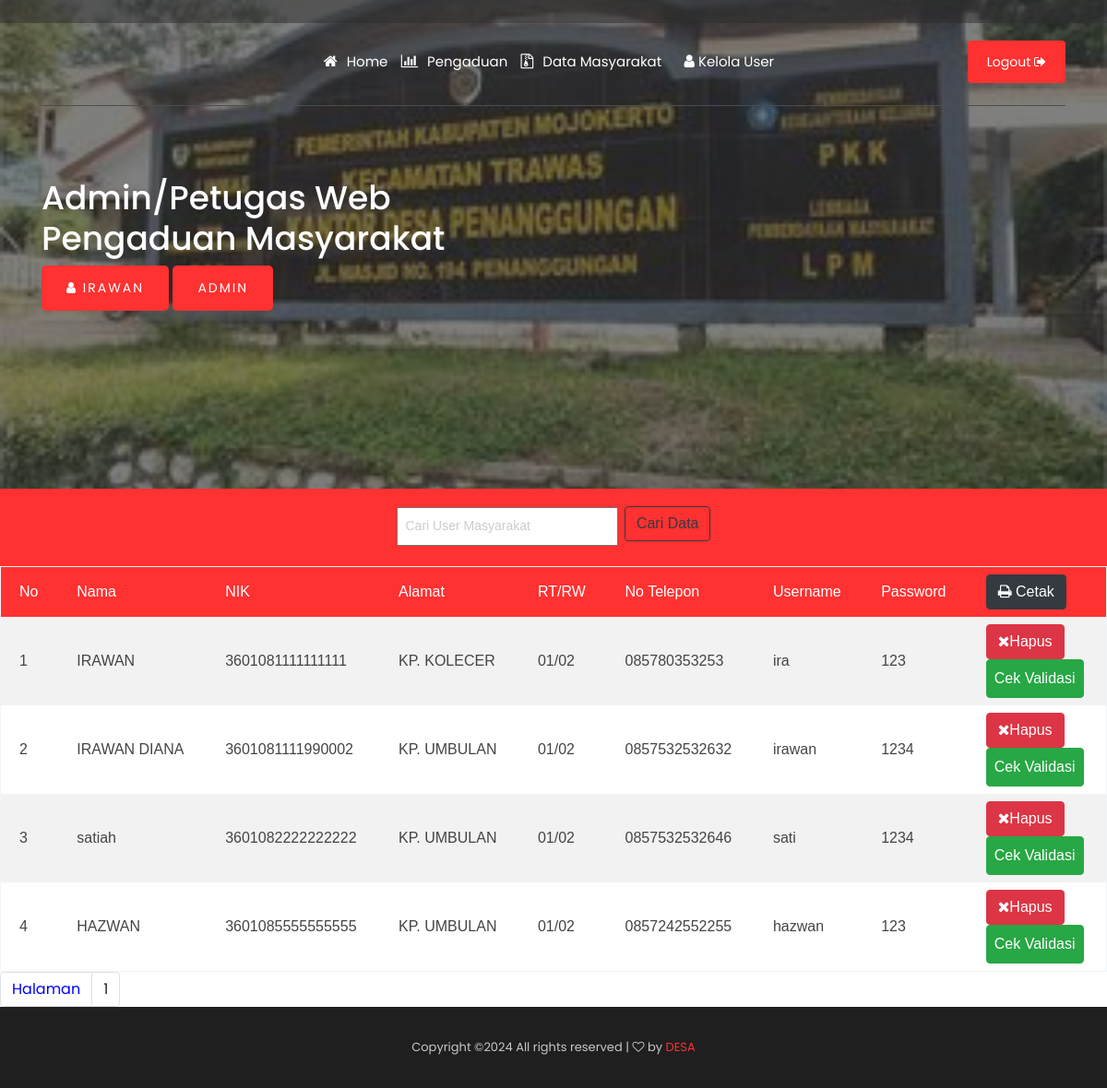
The page /user_masarakat.php (signed in) on the database its author committed.
### tables this page shows
CREATE TABLE `masyarakat` (
  `nik` char(16) NOT NULL,
  `nama` varchar(35) NOT NULL,
  `alamat` text NOT NULL,
  `rt_rw` varchar(20) NOT NULL,
  `username` varchar(25) NOT NULL,
  `password` varchar(32) NOT NULL,
  `tlp` varchar(13) NOT NULL
);

### user_masarakat.php (the view, shortened to what this page needs)
<?php
include 'koneksi.php';
if(!isset ($_SESSION['nama_petugas'])){
	header ("location: index.php");
	}else{
?>
<!doctype html>
<html class="no-js" lang="zxx">
<head>
   <link rel="stylesheet" href="css/bootstrap.min.css">
    <link rel="stylesheet" href="css/owl.carousel.min.css">
    <link rel="stylesheet" href="css/magnific-popup.css">
    <link rel="stylesheet" href="css/font-awesome.min.css">
    <link rel="stylesheet" href="css/style.css">
</head>
<body>
    <header>
        <div class="header-area ">
            <div class="header-top_area d-none d-lg-block">
                <div class="container">
                    <div class="row">
                        <div class="col-xl-6 col-md-6 ">
                        </div>
                        <div class="col-xl-6 col-md-6">
                        </div>
                    </div>
                </div>
            </div>
            <div id="sticky-header" class="main-header-area">
                <div class="container">
                    <div class="header_bottom_border">
                        <div class="row align-items-center">
                            <div class="col-xl-3 col-lg-2">
                                <div class="logo">
                                </div>
                            </div>
                            <div class="col-xl-6 col-lg-7">
                                <div class="main-menu  d-none d-lg-block">
                                    <nav>
                                        <ul id="navigation">
<?php
$level = $_SESSION ['level'] == 'petugas';
if ($level == 'petugas') {
?>
                                     <i class="fa fa-home" style="color:white"><li><a class="active" href="admin_petugas.php">Home</a></li></i>
                                     <i class="fa fa-bar-chart" style="color:white"><li><a class="active" href="data_pengaduan_petugas.php">Pengaduan</a></li></i>
                                     <i class="fa fa-file-archive-o" style="color:white"><li><a class="active" href="data_masarakat.php">Data Masyarakat</a></li></i>
                                    <?php }else{ ?>
                                     <i class="fa fa-home" style="color:white"><li><a class="active" href="admin_petugas.php">Home</a></li></i>
                                     <i class="fa fa-bar-chart" style="color:white"><li><a class="active" href="data_pengaduan.php">Pengaduan</a></li></i>
                                     <i class="fa fa-file-archive-o" style="color:white"><li><a class="active" href="data_masarakat.php">Data Masyarakat</a></li></i>
                                     <li><i class="fa fa-user" style="color:white"> <a href="#">Kelola User<i class="ti-angle-down"></i></a></i>
                                            </li>
                                     <?php } ?>
</ul>
             </nav>
                                </div>
                            </div>
                            <div class="col-xl-3 col-lg-3 d-none d-lg-block">
                                <div class="Appointment">
                                    <div class="book_btn d-none d-lg-block">
                                        <a href="logout.php" onclick="return confirm('Yakin Ingin Logout?')">Logout <i class="fa fa-sign-out"></i></a>
                                    </div>
                                </div>
                            </div>
                            <div class="col-12">
                            </div>
                        </div>
                    </div>
                </div>
            </div>
        </div>
    </header>
    <div class="slider_area2">
        <div class="slider_active owl-carousel">
            <div class="single_slider  d-flex align-items-center slider_bg_2 overlay2">
                <div class="container">
                    <div class="row">
                        <div class="col-xl-12">
             <div class="slider_text ">
                                <h1 style="color:white">Admin/Petugas Web<br>
                                    Pengaduan Masyarakat</h1>
                                <div class="video_service_btn">
                                    <a href="#" class="boxed-btn3" style="text-transform: uppercase;"><i class="fa fa-user"></i> <?php echo $_SESSION['nama_petugas']?></a>
                                    <a href="#" class="boxed-btn3" style="text-transform: uppercase;"><?php echo $_SESSION['level']?></a>
                                </div>
                    </div>
                        </div>
                    </div>
                </div>
            </div>
        </div>
    </div>
    <div class="project_area">
<form action="" method="post" class="tulisan_input2">
<input type="text" name="cr" placeholder="Cari User Masyarakat" style="width:20%; padding:8px; margin-top:5px; margin-bottom:5px" class="form_input" />
<input type="submit" style="margin-top:10px" class="btn btn-outline-dark my-2 my-sm-0" style="padding:8px" name="cari" value="Cari Data" />
</form>
    <table class="table1" align="center" width="100%">
		<tr>
			<th>No</th>
			<th>Nama</th>
			<th>NIK</th>
			<th>Alamat</th>
            <th>RT/RW</th>
            <th>No Telepon</th>
            <th>Username</th>
            <th>Password</th>
            <th><a class="btn btn-dark" style="float:left;" href="cetak_user_masarakat.php" role="button" target="_blank"><i class="fa fa-print"></i> Cetak</a> </th>
		</tr>
<?php
$batas =10;
$halaman = @$_GET['halaman'];
if(empty($halaman)){
	$posisi = 0;
	$halaman = 1;
    }
	else{
		$posisi = ($halaman-1) * $batas;
	}
$no =1 +$posisi;
$cari = $_POST ['cr'];
if ($cari !=''){
$query = mysqli_query ($conn, "SELECT * FROM masyarakat WHERE nama LIKE '%".$cari."%'
	OR nik LIKE '%".$cari."%' OR alamat LIKE '%".$cari."%'");}else{
	$query = mysqli_query ($conn, "SELECT * FROM masyarakat LIMIT $posisi,$batas");
}
if (mysqli_num_rows ($query)){
while ($data = mysqli_fetch_array ($query)){
?>
<tr>
<td><?php echo $no++ ?></td>
<td><?php echo $data['nama'] ?></td>
<td><?php echo $data['nik'] ?></td>
<td><?php echo $data['alamat'] ?></td>
<td><?php echo $data['rt_rw'] ?></td>
<td><?php echo $data['tlp'] ?></td>
<td><?php echo $data['username'] ?></td>
<td><?php echo $data['password'] ?></td>
<td><a onClick="return confirm('Yakin Ingin Menghapus?')" class="btn btn-danger" href="hapus_user_masarakat.php?idd=<?php echo $data['nik'] ?>" role="button"><i class="fa fa-remove"></i>Hapus</a>
<form method="post" action="data_masarakat_cek.php">
<input type="submit" class="btn btn-success" style="padding:8px" name="cari" value="Cek Validasi" /></td>
</tr>
<?php }}else{
	echo '<tr><td colspan="8" align="center">TIDAK ADA DATA!!!</td></tr>';
}?>
</table>
<?php
	$query2		= mysqli_query($conn, "SELECT * FROM masyarakat");
	$jmldata	= mysqli_num_rows($query2);
	$jmlhalaman	= ceil($jmldata/$batas);
?>
<nav aria-label="page navigation example">
<ul class="pagination">
<li class="page-item"><a class="page-link" style="color:blue">Halaman</a></li>
	<?php
	for($i=1;$i<=$jmlhalaman;$i++)
	if ($i != $halaman){
		echo "<li class='page-item'><a class='page-link' href=\"user_masarakat.php?halaman=$i\">$i</a></li>";
	}
	else{
		echo " <li class='page-item'><a class='page-link'>$i</a></li>";
	}
	?>
    </div>
    <footer class="footer">
        <div class="copy-right_text">
            <div class="container">
                <div class="footer_border"></div>
                <div class="row">
                    <div class="col-xl-12">
                        <p class="copy_right text-center">
Copyright &copy;<script>document.write(new Date().getFullYear());</script> All rights reserved | <i class="fa fa-heart-o" aria-hidden="true"></i> by <a href="#" target="_blank">DESA</a>
                        </p>
                    </div>
                </div>
            </div>
        </div>
    </footer>
</body>
</html>
<?php } ?>

### rows shown on the page
masyarakat: nama "IRAWAN", nik "3601081111111111", alamat "KP. KOLECER", rt_rw "01/02", tlp "085780353253", username "ira", password "123"
masyarakat: nama "IRAWAN DIANA", nik "3601081111990002", alamat "KP. UMBULAN", rt_rw "01/02", tlp "0857532532632", username "irawan", password "1234"
masyarakat: nama "satiah", nik "3601082222222222", alamat "KP. UMBULAN", rt_rw "01/02", tlp "0857532532646", username "sati", password "1234"
masyarakat: nama "HAZWAN", nik "3601085555555555", alamat "KP. UMBULAN", rt_rw "01/02", tlp "0857242552255", username "hazwan", password "123"

### other values the page prints
$_SESSION['nama_petugas'] "IRAWAN"
$_SESSION['level'] "ADMIN"
